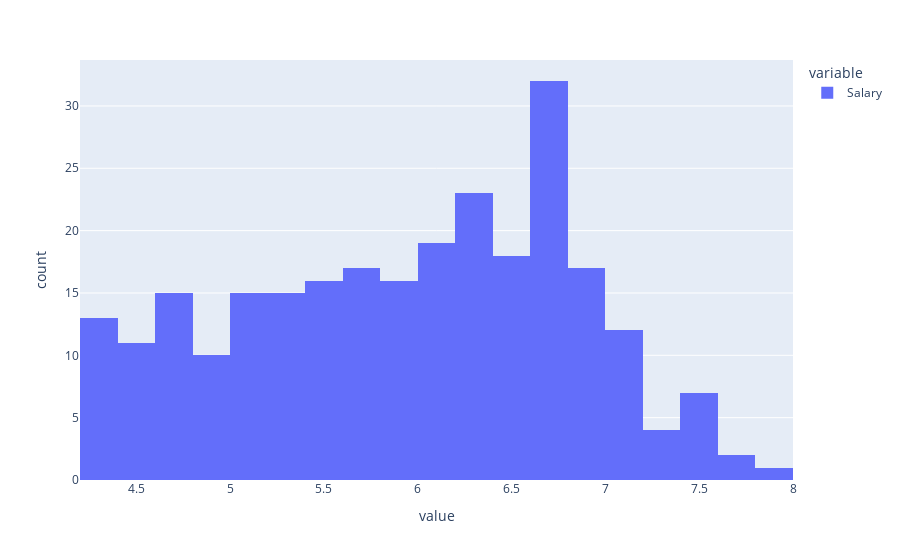

Notebook code for this chart:
### Markdown cell above
Log transform `Salary` using `np.log1p`:

- with `px` do `histogram` using
    - freestyle `np.log1p(dataframe["Salary"])`

### Code cell
px.histogram(np.log1p(dataframe["Salary"]))

#<xml xmlns="https://developers.google.com/blockly/xml"><variables><variable id="YtOOS!JE-+8IZ!JNUh]l">px</variable></variables><block type="varDoMethod" id="BA;^5Vw*oM|6hd_74/:@" x="0" y="0"><mutation items="1"></mutation><field name="VAR" id="YtOOS!JE-+8IZ!JNUh]l">px</field><field name="MEMBER">histogram</field><data>px:histogram</data><value name="ADD0"><block type="dummyOutputCodeBlock" id="Un@8S)9xA*2a+h$`-/a*"><field name="CODE">np.log1p(dataframe["Salary"])</field></block></value></block></xml>

### Figure 1 — Plotly figure (JSON) as saved in the notebook; plotly's stock layout.template omitted (floating-point values rounded to 4 significant figures; data arrays with more than 128 entries replaced by an {"elided": "..."} marker saying what was removed)
{"data": [{"bingroup": "x", "hovertemplate": "variable=Salary<br>value=%{x}<br>count=%{y}<extra></extra>", "legendgroup": "Salary", "marker": {"color": "#636efa", "pattern": {"shape": ""}}, "name": "Salary", "orientation": "v", "showlegend": true, "type": "histogram", "x": {"elided": "263 float values"}, "xaxis": "x", "yaxis": "y"}], "layout": {"barmode": "relative", "legend": {"title": {"text": "variable"}, "tracegroupgap": 0}, "margin": {"t": 60}, "xaxis": {"anchor": "y", "domain": [0, 1], "title": {"text": "value"}}, "yaxis": {"anchor": "x", "domain": [0, 1], "title": {"text": "count"}}}}
